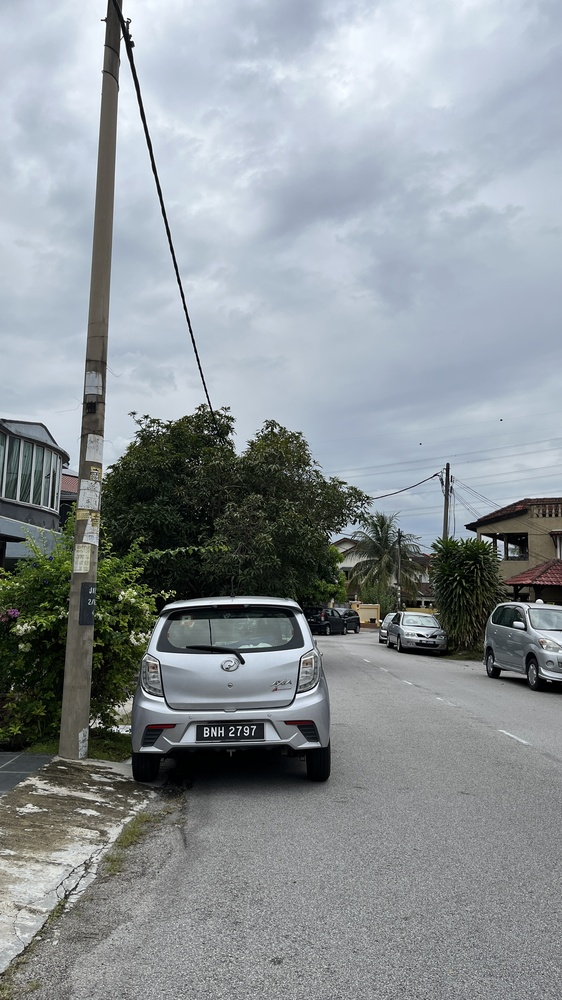
#> input picture data/images/house/house1.jpg, 562 x 1000 px, shrunk from 2268 x 4032 before the run, found by its file name
$ python test.py
#> lines starting #> are read from the running program, lines starting #| are printed output that depends on the picture
import cv2
import time
import numpy as np
import matplotlib.pyplot as plt

# SIFT feature extraction
def findKeyPoints(image):
    image = cv2.cvtColor(image, cv2.COLOR_BGR2GRAY)
    sift = cv2.SIFT_create()
    (kps, features) = sift.detectAndCompute(image, None)

    return (kps, features)


# Bruteforce matching
def matchKeyPoints(feature1, feature2, ratio = 0.75):
    match = cv2.BFMatcher()
    matches = match.knnMatch(feature1, feature2, k=2)

    good = []
    for m,n in matches:
        if m.distance < ratio * n.distance:
            good.append(m)

    return good

def getHomography(kp1, kp2, img1, img2, matches):
    if len(matches) <= 4:
        return None

    kpA = np.float32([kp.pt for kp in kp1])
    kpB = np.float32([kp.pt for kp in kp2])

    ptsA = np.float32([kpA[m.queryIdx] for m in matches])
    ptsB = np.float32([kpB[m.trainIdx] for m in matches])
    (H, status) = cv2.findHomography(ptsB, ptsA, cv2.RANSAC, 4.0)

    return (img1, img2, H, status)

image_paths=['data/images/house/house1.jpg', 'data/images/house/house2.jpg']

imgs = []

for i in range(len(image_paths)):
    img = cv2.imread(image_paths[i])
#> img is the input picture: shape (1000, 562, 3); mean B, G, R 151, 147, 140.2
    imgs.append(img)

start = time.time()

kps = []
features = []
for i in range(len(imgs)):
    (kp, feature) = findKeyPoints(imgs[i])
    kps.append(kp)
    features.append(feature)
    cv2.imwrite('data/result/keypoints' + str(i) + ".jpg",cv2.drawKeypoints(imgs[i], kp, None))
#> this loop made 2 passes
#> pass 1, in findKeyPoints, `image = cv2.cvtColor(image, cv2.COLOR_BGR2GRAY)`:
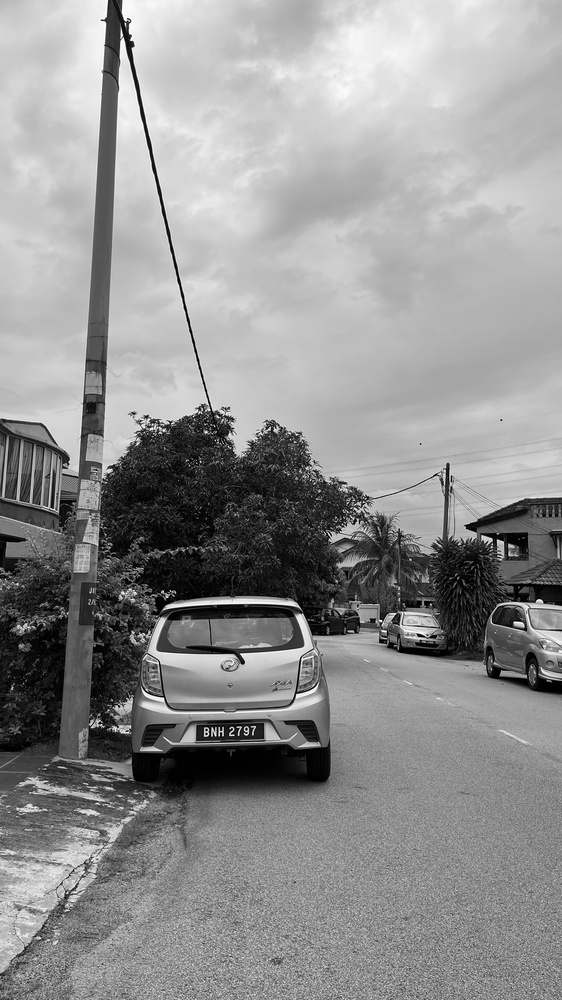
#> image: shape (1000, 562); min 0, max 255, mean 145.4
#> pass 1, `cv2.imwrite('data/result/keypoints' + str(i) + ".jpg",cv2.drawKeypoint..`:
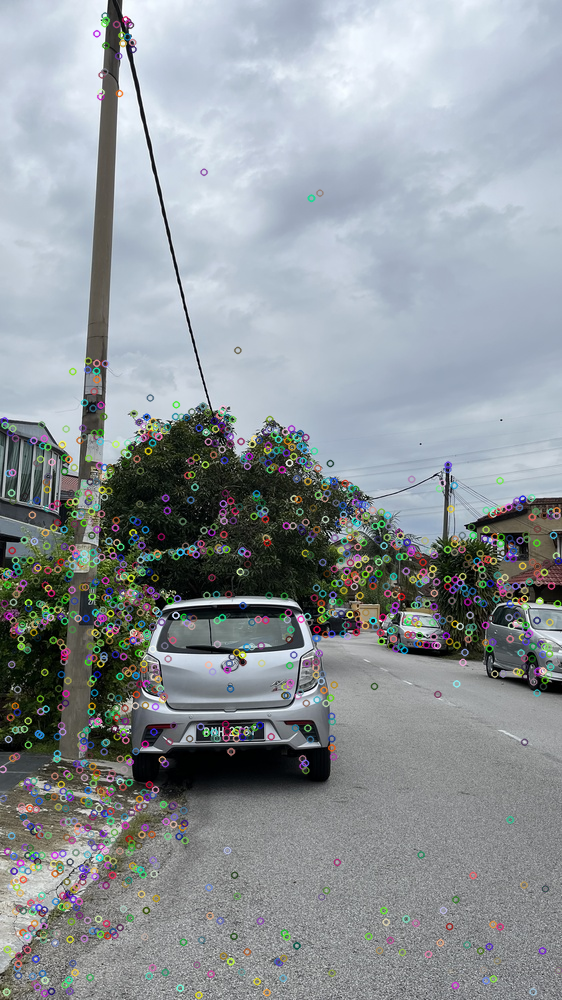
#> saved as keypoints0.jpg: shape (1000, 562, 3); mean B, G, R 153.3, 149, 142.4
#> pass 2, in findKeyPoints (call 2), `image = cv2.cvtColor(image, cv2.COLOR_BGR2GRAY)`:
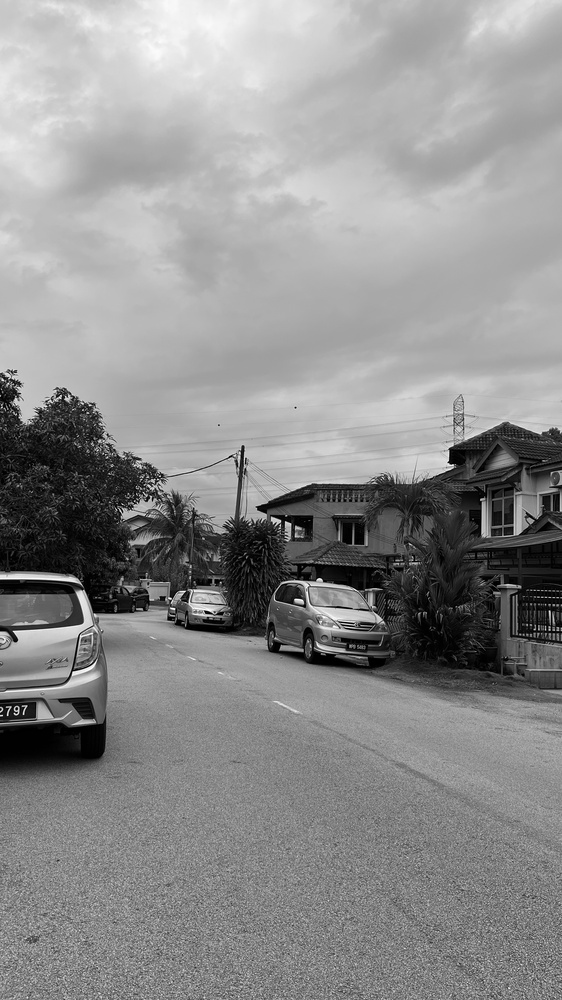
#> image: shape (1000, 562); min 0, max 255, mean 141.9
#> pass 2, `cv2.imwrite('data/result/keypoints' + str(i) + ".jpg",cv2.drawKeypoint..`:
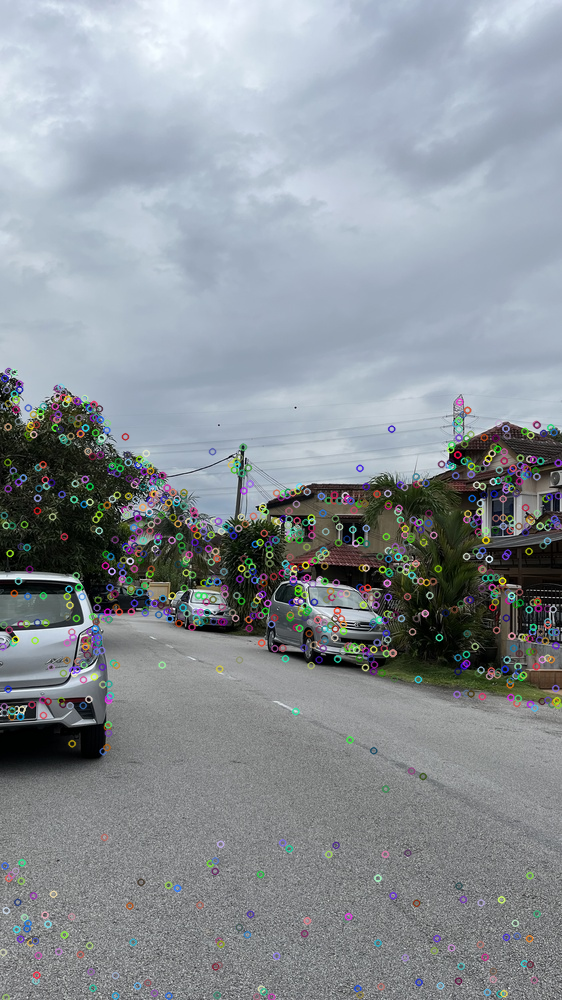
#> saved as keypoints1.jpg: shape (1000, 562, 3); mean B, G, R 151.3, 145.3, 138.5
#> after the loop, features = 2 items; kps = 2 items

end = time.time()

print("Find Keypoints Time: {:.5f} s".format(end - start))

draw_params = dict(matchColor = (0,255,0), singlePointColor = None, flags = 2)

start = time.time()

matches = []
for i in range(len(imgs)):
    kp1 = kps[i]
    feature1 = features[i]
    for j in range(i+1, len(imgs)):
        kp2 = kps[j]
        feature2 = features[j]
        matches.append(matchKeyPoints(feature1, feature2))
        res = cv2.drawMatches(imgs[i], kp1, imgs[j], kp2, matchKeyPoints(feature1, feature2), None, **draw_params)
        cv2.imwrite("data/result/match" + str(i) + str(j) + ".jpg", res)
#> this loop made 2 passes
#> pass 1, `cv2.imwrite("data/result/match" + str(i) + str(j) + ".jpg", res)`:
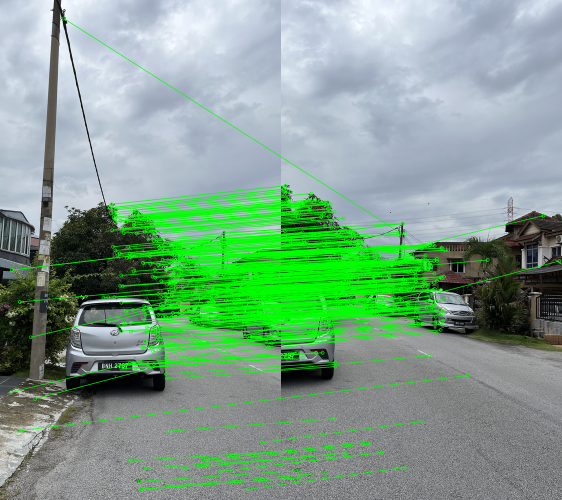
#> saved as match01.jpg: shape (1000, 1124, 3) (shown at 1/2 size); mean B, G, R 139.3, 161.2, 128.1
#> after the loop, matches = 1 matches

end = time.time()

print("Match Keypoints Time: {:.5f} s".format(end - start))

start = time.time()

homographies = []
counter = 0
for i in range(len(imgs)):
    kp1 = kps[i]
    feature1 = features[i]
    for j in range(i+1, len(imgs)):
        kp2 = kps[j]
        feature2 = features[j]
        match = matches[counter]

        homography = getHomography(kp1, kp2, imgs[i], imgs[j], match)
        if homography != None:
            homographies.append(homography)
        counter += 1
#> after the loop, counter = 1; homographies = 1 item

end = time.time()

print("Homography Time: {:.5f} s".format(end - start))

result = None

for i in range(len(homographies)):
    width = homographies[i][0].shape[1] + homographies[i][1].shape[1]
    height = homographies[i][0].shape[0] + homographies[i][1].shape[0]

    result = cv2.warpPerspective(homographies[i][1], homographies[i][2], (width, height))
    result[0:homographies[i][0].shape[0], 0:homographies[i][0].shape[1]] = homographies[i][0]
#> this loop made 1 pass
#> (width, height) on pass 1: (1124, 2000)
#> pass 1, `result = cv2.warpPerspective(homographies[i][1], homographies[i][2], (..`:
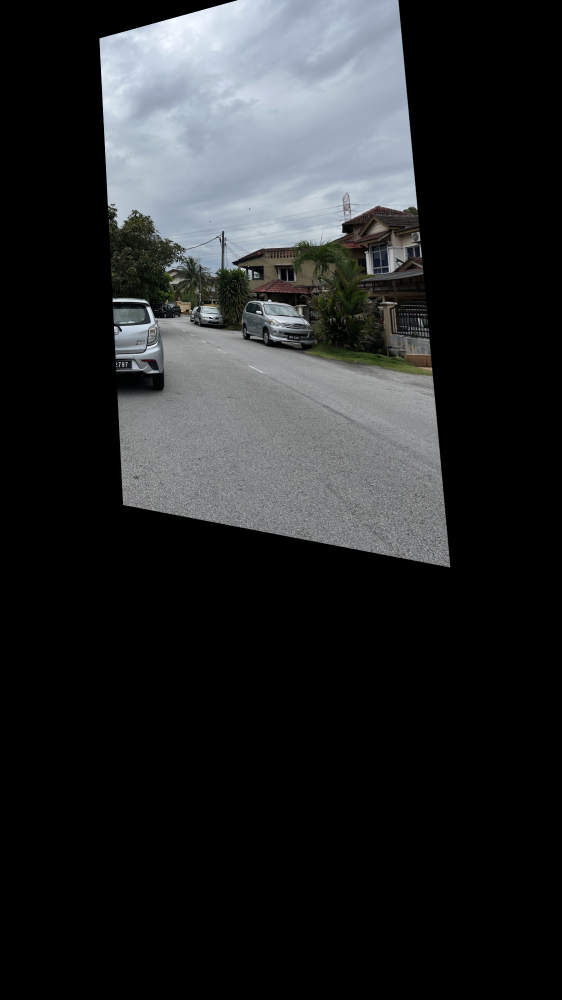
#> result: shape (2000, 1124, 3) (shown at 1/2 size); mean of channels 0, 1, 2 42.4, 41, 39.1; drawn as B, G, R
#> after the loop:
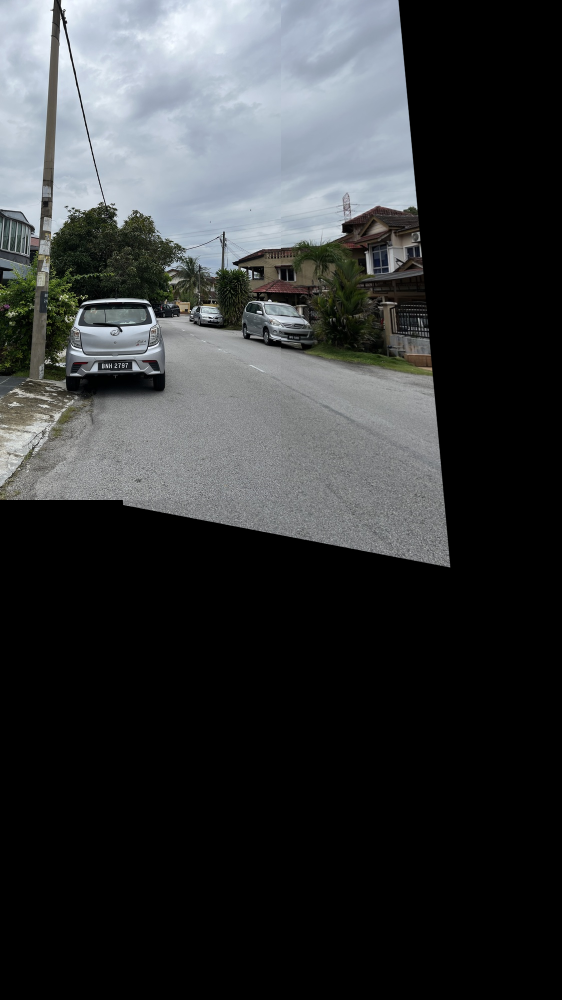
#> result: shape (2000, 1124, 3) (shown at 1/2 size); mean of channels 0, 1, 2 57.3, 55.8, 53.3; drawn as B, G, R

plt.figure(figsize=(20,10))
plt.imshow(result)
plt.savefig('data/result/sequential-output.jpg')
